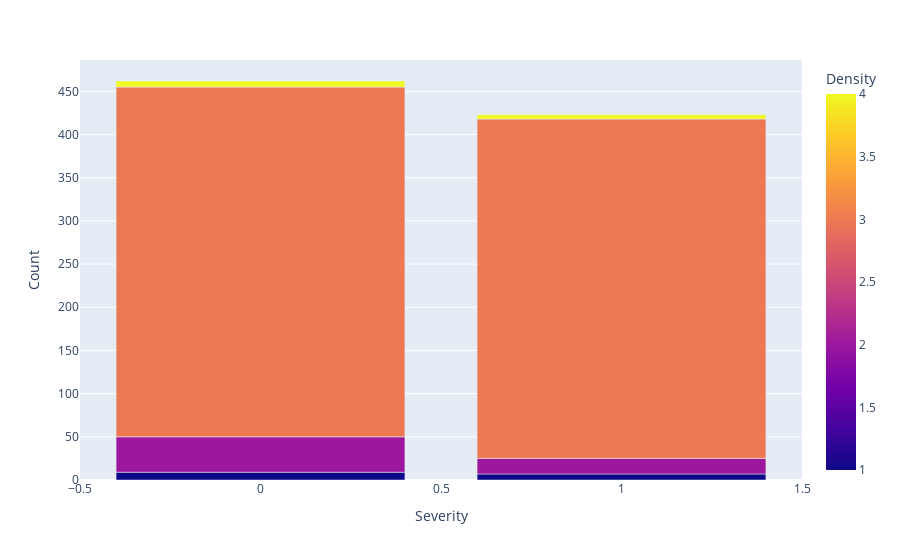

Write notebook code for a chart like this one.
### Code cell
import plotly.express as px

severity_density_counts = df.groupby(['Severity', 'Density']).size().reset_index(name='Count')

fig = px.bar(severity_density_counts, x="Severity", y="Count", color="Density")

fig.show()

### Figure 1 — Plotly figure (JSON) as saved in the notebook; plotly's stock layout.template omitted (floating-point values rounded to 4 significant figures)
{"data": [{"alignmentgroup": "True", "hovertemplate": "Severity=%{x}<br>Count=%{y}<br>Density=%{marker.color}<extra></extra>", "legendgroup": "", "marker": {"color": [1, 2, 3, 4, 1, 2, 3, 4], "coloraxis": "coloraxis", "pattern": {"shape": ""}}, "name": "", "offsetgroup": "", "orientation": "v", "showlegend": false, "textposition": "auto", "type": "bar", "x": [0, 0, 0, 0, 1, 1, 1, 1], "xaxis": "x", "y": [9, 41, 405, 7, 7, 18, 393, 5], "yaxis": "y"}], "layout": {"barmode": "relative", "coloraxis": {"colorbar": {"title": {"text": "Density"}}, "colorscale": [[0, "#0d0887"], [0.1111, "#46039f"], [0.2222, "#7201a8"], [0.3333, "#9c179e"], [0.4444, "#bd3786"], [0.5556, "#d8576b"], [0.6667, "#ed7953"], [0.7778, "#fb9f3a"], [0.8889, "#fdca26"], [1, "#f0f921"]]}, "legend": {"tracegroupgap": 0}, "margin": {"t": 60}, "xaxis": {"anchor": "y", "domain": [0, 1], "title": {"text": "Severity"}}, "yaxis": {"anchor": "x", "domain": [0, 1], "title": {"text": "Count"}}}}
